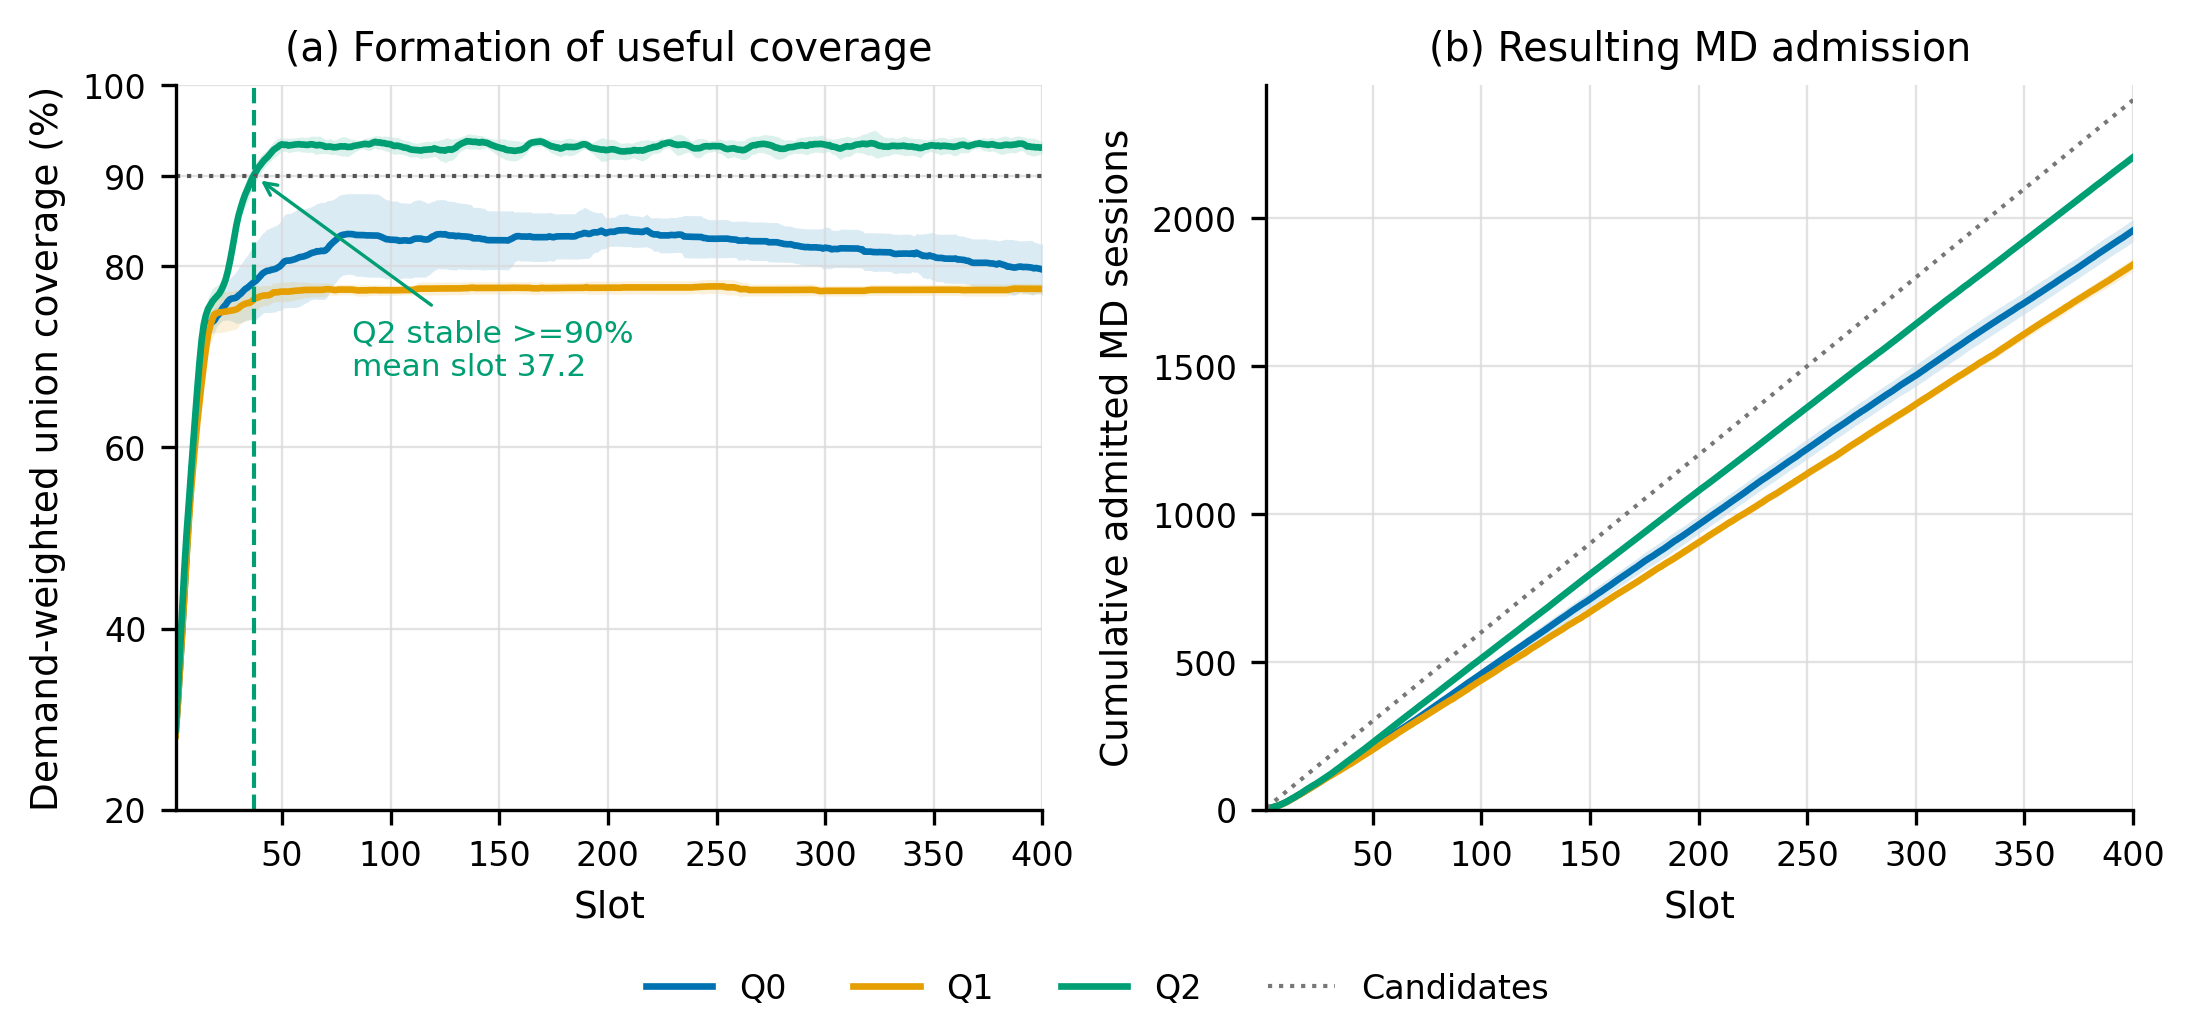

Source code (Python):
from __future__ import annotations

import csv
from pathlib import Path

import matplotlib

matplotlib.use("Agg")

import matplotlib.pyplot as plt
import numpy as np


HERE = Path(__file__).resolve().parent
REPO = HERE.parents[2]
RESULTS = REPO / "onpolicy" / "scripts" / "results" / "mec" / "mappo"

METHODS = {
    "Q0": RESULTS
    / "q0_polar_standard_curriculum_completionpriority_seed2_100m_20260729"
    / "run1"
    / "eval_ranked10_step99968000_20260730",
    "Q1": RESULTS
    / "q1_polar_spatial_curriculum_completionpriority_seed2_100m_20260729"
    / "run1"
    / "eval_ranked10_step94233600_20260730",
    "Q2": RESULTS
    / "q2_cartesian_spatial_curriculum_completionpriority_seed2_100m_20260729"
    / "run2"
    / "eval_ranked10_step90188800_20260730",
}
COLORS = {"Q0": "#0072B2", "Q1": "#E69F00", "Q2": "#009E73"}
SLOTS = 400
RADIUS_SQ = 120.0**2


def rectangle_grid(x0: float, x1: float, y0: float, y1: float, n: int) -> np.ndarray:
    xs = np.linspace(x0, x1, n)
    ys = np.linspace(y0, y1, n)
    xx, yy = np.meshgrid(xs, ys, indexing="xy")
    return np.column_stack((xx.ravel(), yy.ravel()))


LOWER_GRID = rectangle_grid(0.0, 175.0, 0.0, 175.0, 81)
UPPER_GRID = rectangle_grid(200.0, 600.0, 200.0, 600.0, 121)


def union_fraction(uavs: np.ndarray, grid: np.ndarray) -> float:
    delta = grid[:, None, :] - uavs[None, :, :]
    return np.any(np.sum(delta * delta, axis=2) <= RADIUS_SQ, axis=1).mean()


def coverage_series(npz_path: Path) -> np.ndarray:
    positions = np.load(npz_path)["uav_positions"][1 : SLOTS + 1]
    values = np.empty(SLOTS, dtype=float)
    for index, uavs in enumerate(positions):
        lower = union_fraction(uavs, LOWER_GRID)
        upper = union_fraction(uavs, UPPER_GRID)
        values[index] = (lower + 5.0 * upper) / 6.0
    return values


def admitted_series(csv_path: Path) -> np.ndarray:
    first_seen: dict[int, int] = {}
    with csv_path.open("r", encoding="utf-8", newline="") as handle:
        for row in csv.DictReader(handle):
            session_id = int(row["session_id"])
            slot = int(row["slot"])
            first_seen[session_id] = min(slot, first_seen.get(session_id, slot))
    first_slots = np.fromiter(first_seen.values(), dtype=int)
    return np.array([(first_slots <= slot).sum() for slot in range(1, SLOTS + 1)])


def stable_threshold(series: np.ndarray, threshold: float, window: int = 20) -> float:
    for start in range(0, len(series) - window + 1):
        if np.all(series[start : start + window] >= threshold):
            return float(start + 1)
    return np.nan


def load_method(path: Path) -> tuple[np.ndarray, np.ndarray]:
    episode_dirs = sorted(
        directory
        for directory in path.glob("seed_*")
        if (directory / "episode_data.npz").is_file()
        and (directory / "service_assignments.csv").is_file()
        and (directory / "episode_summary.json").is_file()
    )
    if len(episode_dirs) != 10:
        raise RuntimeError(f"Expected 10 complete episodes in {path}, found {len(episode_dirs)}")
    coverage = np.stack(
        [coverage_series(directory / "episode_data.npz") for directory in episode_dirs]
    )
    admitted = np.stack(
        [admitted_series(directory / "service_assignments.csv") for directory in episode_dirs]
    )
    return coverage, admitted


def write_derived_csv(data: dict[str, tuple[np.ndarray, np.ndarray]]) -> None:
    with (HERE / "derived_time_series.csv").open("w", encoding="utf-8", newline="") as handle:
        writer = csv.writer(handle)
        writer.writerow(
            [
                "method",
                "slot",
                "coverage_mean",
                "coverage_std",
                "cumulative_admitted_mean",
                "cumulative_admitted_std",
            ]
        )
        for method, (coverage, admitted) in data.items():
            for slot in range(SLOTS):
                writer.writerow(
                    [
                        method,
                        slot + 1,
                        coverage[:, slot].mean(),
                        coverage[:, slot].std(),
                        admitted[:, slot].mean(),
                        admitted[:, slot].std(),
                    ]
                )


def main() -> None:
    data = {method: load_method(path) for method, path in METHODS.items()}
    write_derived_csv(data)

    plt.rcParams.update(
        {
            "font.family": "DejaVu Sans",
            "font.size": 8.5,
            "axes.labelsize": 9,
            "axes.titlesize": 9.5,
            "legend.fontsize": 8,
            "xtick.labelsize": 8,
            "ytick.labelsize": 8,
            "axes.linewidth": 0.8,
        }
    )
    fig, axes = plt.subplots(1, 2, figsize=(7.2, 3.35), constrained_layout=True)
    slots = np.arange(1, SLOTS + 1)

    for method, (coverage, admitted) in data.items():
        color = COLORS[method]
        coverage_mean = coverage.mean(axis=0) * 100.0
        coverage_std = coverage.std(axis=0) * 100.0
        admitted_mean = admitted.mean(axis=0)
        admitted_std = admitted.std(axis=0)

        axes[0].plot(slots, coverage_mean, color=color, linewidth=1.6, label=method)
        axes[0].fill_between(
            slots,
            coverage_mean - coverage_std,
            coverage_mean + coverage_std,
            color=color,
            alpha=0.14,
            linewidth=0,
        )
        axes[1].plot(slots, admitted_mean, color=color, linewidth=1.6, label=method)
        axes[1].fill_between(
            slots,
            admitted_mean - admitted_std,
            admitted_mean + admitted_std,
            color=color,
            alpha=0.14,
            linewidth=0,
        )

    q2_coverage = data["Q2"][0]
    q2_stable_slots = np.array([stable_threshold(row, 0.90) for row in q2_coverage])
    q2_mean_stable = float(np.nanmean(q2_stable_slots))
    axes[0].axhline(90.0, color="#555555", linestyle=":", linewidth=1.0)
    axes[0].axvline(q2_mean_stable, color=COLORS["Q2"], linestyle="--", linewidth=1.0)
    axes[0].annotate(
        f"Q2 stable >=90%\nmean slot {q2_mean_stable:.1f}",
        xy=(q2_mean_stable, 90.0),
        xytext=(82, 68),
        arrowprops={"arrowstyle": "->", "color": COLORS["Q2"], "lw": 0.8},
        color=COLORS["Q2"],
        fontsize=7.5,
    )

    axes[1].plot(slots, 6 * slots, color="#777777", linestyle=":", linewidth=1.0, label="Candidates")

    axes[0].set_title("(a) Formation of useful coverage")
    axes[0].set_xlabel("Slot")
    axes[0].set_ylabel("Demand-weighted union coverage (%)")
    axes[0].set_xlim(1, SLOTS)
    axes[0].set_ylim(20, 100)
    axes[0].set_yticks([20, 40, 60, 80, 90, 100])

    axes[1].set_title("(b) Resulting MD admission")
    axes[1].set_xlabel("Slot")
    axes[1].set_ylabel("Cumulative admitted MD sessions")
    axes[1].set_xlim(1, SLOTS)
    axes[1].set_ylim(0, 2450)

    for axis in axes:
        axis.grid(True, color="#D9D9D9", linewidth=0.55, alpha=0.75)
        axis.spines["top"].set_visible(False)
        axis.spines["right"].set_visible(False)

    handles, labels = axes[1].get_legend_handles_labels()
    fig.legend(handles, labels, loc="outside lower center", ncol=4, frameon=False)
    fig.savefig(HERE / "plot.png", dpi=300, bbox_inches="tight")


if __name__ == "__main__":
    main()
